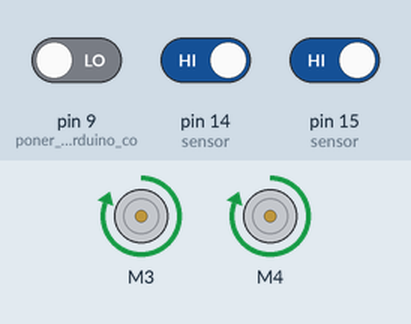
Recording of a sketch running on a simulated Arduino Uno, built with avr-gcc and run on an emulated ATmega328P. On the bench: 2 × DC motor (green arrow = forward, orange = backward, longer = faster). The inputs (shaded band) are chosen by the test bench; at power-on: pin 14 (sensor) HIGH, pin 15 (sensor) HIGH, pin 9 (poner_pin_9_de_arduino_co) LOW.

Above: at 1.2 s.
1.3 s: pin 14 (sensor) driven LOW
At 4.8 s:
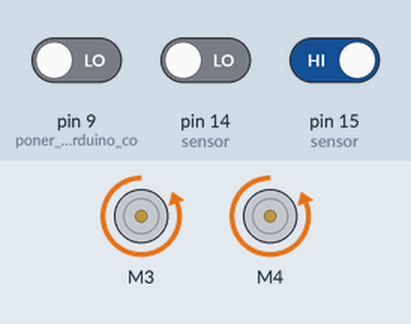
At 5.8 s:
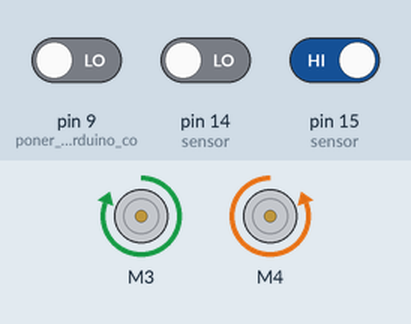
12.1 s: pin 15 (sensor) driven LOW
At 20.1 s:
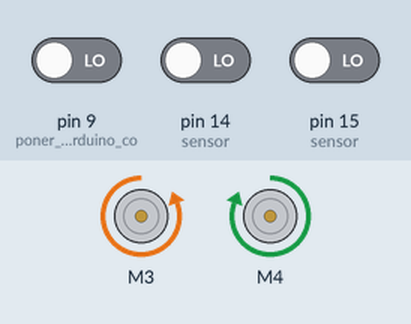
22.5 s: pin 15 (sensor) driven HIGH
26.0 s: pin 14 (sensor) driven HIGH
Timing chart, 0 to 29.0 s (numbered marks = the images above; inputs shaded):
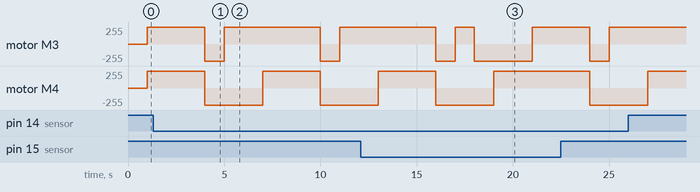

The sketch:

Codigo_Robot_Sumo.ino
```cpp
#include <AFMotor.h> //libreria para controlador de motores
long distancia; // variable sensor ultrasonico
long tiempo;    //variable sensor ultrasonico
AF_DCMotor motor3(3);//habilitar salida motor 3
AF_DCMotor motor4(4);//habilitar salida motor 4

void setup()
{
  //configurar pines para sensor ultrasonico
   pinMode(10, OUTPUT); //poner pin 10 de arduino como salida
   pinMode(9, INPUT);   //poner pin 9 de arduino como entrada
  //configurar pines para sensores de linea
   pinMode( 11, INPUT); //poner pin A0 de arduino como entrada digital
   pinMode( 10, INPUT);//poner pin A1 de arduino como entrada digital


}

void loop()
{
     digitalWrite(10,LOW); // Por cuestión de estabilización del sensor
     delayMicroseconds(5);//esperar 5 microsegundos
     digitalWrite(10, HIGH); // envío del pulso para disparo del ultrasónico
     delayMicroseconds(10);//esperar 10 microsegundos
     tiempo=pulseIn(9, HIGH);//recibir el pulso del sensor y guardarlo en variable tiempo
     distancia= int(0.017*tiempo);//convertir tiempo del pulso en distancia y convertirlo en cm


    if(distancia <=15)//si el sensor ultrasonico detecta obstaculo de 15 cm o menos sigue hacia adelante
  {
       motor3.setSpeed(255); //motor 3 adelante
       motor3.run(FORWARD);  //motor 3 adelante
       motor4.setSpeed(255); //motor 4 adelante
       motor4.run(FORWARD);  //motor 4 adelante
       delay (3000);//espera 3 segundos
  }
     //siempre ira hacia adelante
       motor3.setSpeed(255); //motor 3 adelante
       motor3.run(FORWARD);  //motor 3 adelante
       motor4.setSpeed(255); //motor 3 adelante
       motor4.run(FORWARD);  //motor 3 adelante

    if((!digitalRead(14)))//si el sensor inferior derecha detecta
  {
    //instrucciones para que avance para atras
       motor3.setSpeed(255); //motor 3 atras
       motor3.run(BACKWARD); //motor 3 atras
       motor4.setSpeed(255); //motor 4 atras
       motor4.run(BACKWARD); //motor 4 atras
      delay (1000);//espera 1 segundo
      //instrucciones para que gire a la izquierda
      motor3.setSpeed(255); //motor 3 adelante
      motor3.run(FORWARD);  //motor 3 adelante
      motor4.setSpeed(255); //motor 4 atras
      motor4.run(BACKWARD); //motor 4 atras
      delay (1000);//espera 1 segundo
  }

  if((!digitalRead(15)))//si el sensor inferior izquierda detecta
  {
     //instrucciones para que avance para atras
       motor3.setSpeed(255); //motor 3 atras
       motor3.run(BACKWARD); //motor 3 atras
       motor4.setSpeed(255); //motor 4 atras
       motor4.run(BACKWARD); //motor 4 atras
      delay (1000);//espera 1 segundo
      //instrucciones para que gire a la derecha
      motor4.setSpeed(255); //motor 4 adelante
      motor4.run(FORWARD);  //motor 4 adelante
      motor3.setSpeed(255); //motor 3 atras
      motor3.run(BACKWARD); //motor 3 atras
      delay (1000);//espera 1 segundo
  }
}
```

Measured:
- after the input at 1.3 s, motor M3: alternates forward 255/255 for 5.0 s and backward 255/255 for 1.0 s, starting after 2.7 s; motor M4: forward 255/255 → backward 255/255 after 2.7 s, → forward 255/255 3.0 s later, → backward 255/255 3.0 s later
- after the input at 12.1 s, motor M4: goes on until 19.0 s, then stays forward 255/255
